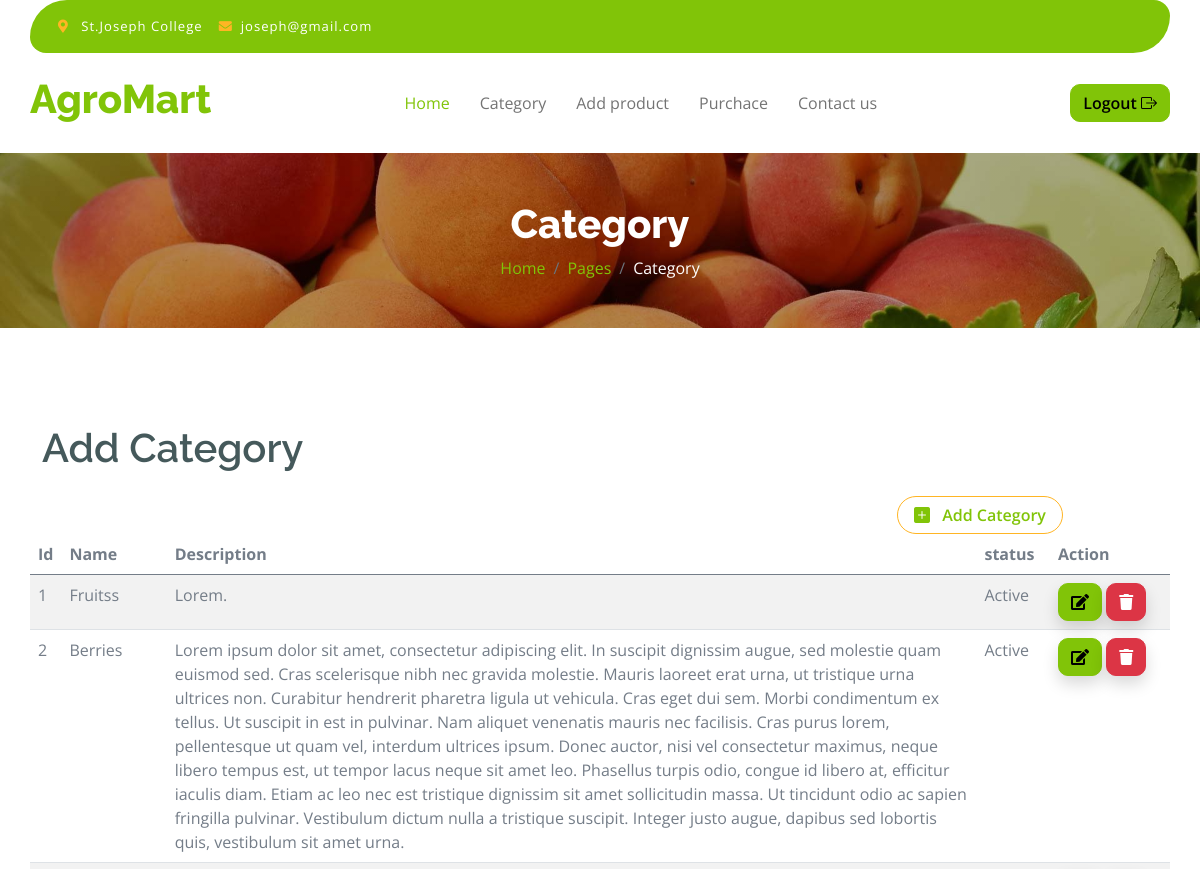
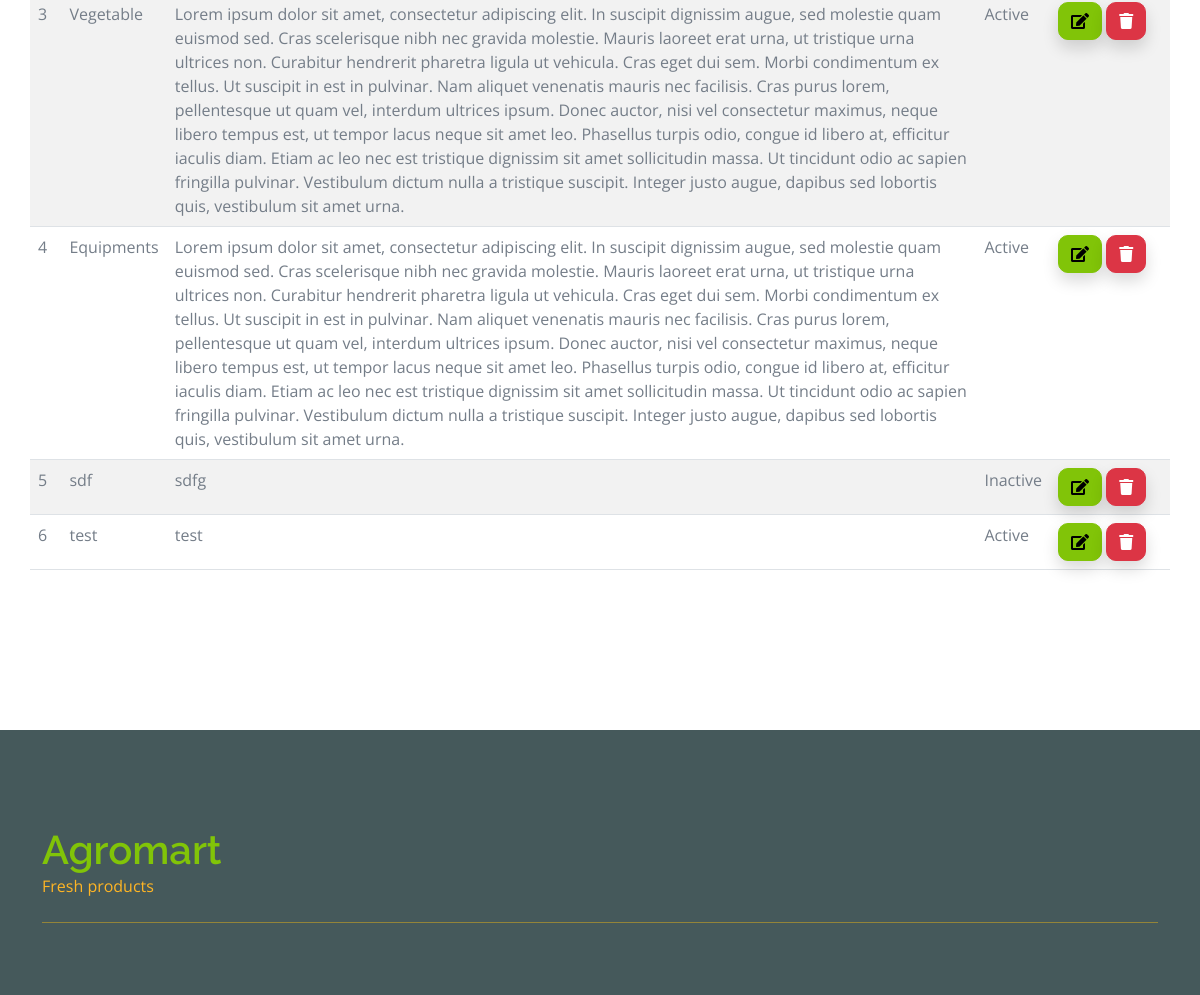
Page /category.php (signed in) on the committed database (2 pictures, top to bottom).
### tables this page shows
CREATE TABLE `category` (
  `id` int(10) NOT NULL,
  `category_name` varchar(50) NOT NULL,
  `description` text NOT NULL,
  `status` tinyint(1) NOT NULL,
  `date` datetime NOT NULL DEFAULT current_timestamp(),
  `image` varchar(50) NOT NULL,
  `color` varchar(10) NOT NULL
);

### category.php (the view, shortened to what this page needs)
<?php
require_once 'include/config.php';
require_once 'include/header.php';
?>
<div class="container-fluid page-header py-5">
    <h1 class="text-center text-white display-6">Category</h1>
    <ol class="breadcrumb justify-content-center mb-0">
        <li class="breadcrumb-item"><a href="#">Home</a></li>
        <li class="breadcrumb-item"><a href="#">Pages</a></li>
        <li class="breadcrumb-item active text-white">Category</li>
    </ol>
</div>
<div class="container-fluid fruite py-5">
    <div class="container py-5">
        <h1 class="mb-4">Add Category</h1>
        <div class="row g-4">
            <div class="col-lg-12">
                <div class="row g-4">
                    <div class="col-9"></div>
                    <div class="col-xl-3">
                        <div class="input-group w-100 mx-auto d-flex">
                            <a class="btn border border-secondary rounded-pill px-3 text-primary" data-bs-toggle='modal' data-bs-target='#add'><i class="bi bi-plus-square-fill me-2 text-primary"></i> Add Category</a>
                        </div>
                    </div>
                </div>
                <div class="row g-4">
                    <table class="table table-striped">
                        <thead>
                            <tr>
                            <th scope="col">Id</th>
                            <th scope="col">Name</th>
                            <th scope="col">Description</th>
                            <th scope="col">status</th>
                            <th scope="col">Action</th>
                            </tr>
                        </thead>
                        <tbody>
                            <?php
                            $sql = "SELECT * FROM category";
                            $res = mysqli_query($conn,$sql);
                            if(mysqli_num_rows($res) > 0) {
                                $i = 1;
                                while($row = mysqli_fetch_array($res)) {
                                    echo "<tr>";
                                    echo "<td>$i</td>";
                                    echo "<td>$row[category_name]</td>";
                                    echo "<td>$row[description]</td>";
                                    $status = $row['status'];
                                    $statusText = ($status == 1) ? 'Active' : 'Inactive';
                                    echo "<td>$statusText</td>";
                                    echo "<td width= 120px>";
                                    echo "<form method='post'>";
                                    echo "<a class='btn btn-primary shadow sharp' data-bs-toggle='modal' data-bs-target='#edit$row[id]' href='#'><i class='fa fa-edit'></i></a>";
                                    echo "<input autocomplete='off'  type='hidden' name='delete_id' value='$row[id]'/>
                                    <button type='submit' name='delete_submit' onClick='return confirm(" . '"Are you sure you want to delete?"' . ")' class='btn btn-danger shadow btn-xs sharp'><i class='fa fa-trash'></i></button>";
                                    echo "</form>";
                                        echo "</td>";
                                    echo "</tr>";
                                    $i++;
                                    ?>
                                    <?php
                                }
                            }
                            ?>
                        </tbody>
                    </table>
                </div>
            </div>
        </div>
    </div>
</div>
<?php
require_once 'include/footer.php';
?>

### css/style.css (style rules this page uses)
.btn { font-weight: 600; transition: .5s; }
.btn.border-secondary { transition: 0.5s; }
.page-header { position: relative; background: linear-gradient(rgba(0, 0, 0, 0.3), rgba(0, 0, 0, 0.3)), url(../img/cart-page-header-img.jpg); background-position: center center; background-repeat: no-repeat; background-size: cover; }
@media (min-width: 992px) { .hero-header, .page-header { margin-top: 152px !important; } }

### rows in the picture
category: category_name "Fruitss", description "Lorem.", status "Active"
category: category_name "Berries", description "Lorem ipsum dolor sit amet, consectetur adipiscing elit. In suscipit dignissim augue, sed molestie quam euismod sed. Cras scelerisque nibh nec gravida molestie. Mauris laoreet erat urna, ut tristique urna ultrices non. Curabitur hendrerit pharetra ligula ut vehicula. Cras eget dui sem. Morbi condimentum ex tellus. Ut suscipit in est in pulvinar. Nam aliquet venenatis mauris nec facilisis. Cras purus lorem, pellentesque ut quam vel, interdum ultrices ipsum. Donec auctor, nisi vel consectetur maximus, neque libero tempus est, ut tempor lacus neque sit amet leo. Phasellus turpis odio, congue id libero at, efficitur iaculis diam. Etiam ac leo nec est tristique dignissim sit amet sollicitudin…", status "Active"
category: category_name "Vegetable", description "Lorem ipsum dolor sit amet, consectetur adipiscing elit. In suscipit dignissim augue, sed molestie quam euismod sed. Cras scelerisque nibh nec gravida molestie. Mauris laoreet erat urna, ut tristique urna ultrices non. Curabitur hendrerit pharetra ligula ut vehicula. Cras eget dui sem. Morbi condimentum ex tellus. Ut suscipit in est in pulvinar. Nam aliquet venenatis mauris nec facilisis. Cras purus lorem, pellentesque ut quam vel, interdum ultrices ipsum. Donec auctor, nisi vel consectetur maximus, neque libero tempus est, ut tempor lacus neque sit amet leo. Phasellus turpis odio, congue id libero at, efficitur iaculis diam. Etiam ac leo nec est tristique dignissim sit amet sollicitudin…", status "Active"
category: category_name "Equipments", description "Lorem ipsum dolor sit amet, consectetur adipiscing elit. In suscipit dignissim augue, sed molestie quam euismod sed. Cras scelerisque nibh nec gravida molestie. Mauris laoreet erat urna, ut tristique urna ultrices non. Curabitur hendrerit pharetra ligula ut vehicula. Cras eget dui sem. Morbi condimentum ex tellus. Ut suscipit in est in pulvinar. Nam aliquet venenatis mauris nec facilisis. Cras purus lorem, pellentesque ut quam vel, interdum ultrices ipsum. Donec auctor, nisi vel consectetur maximus, neque libero tempus est, ut tempor lacus neque sit amet leo. Phasellus turpis odio, congue id libero at, efficitur iaculis diam. Etiam ac leo nec est tristique dignissim sit amet sollicitudin…", status "Active"
category: category_name "sdf", description "sdfg", status "Inactive"
category: category_name "test", description "test", status "Active"
